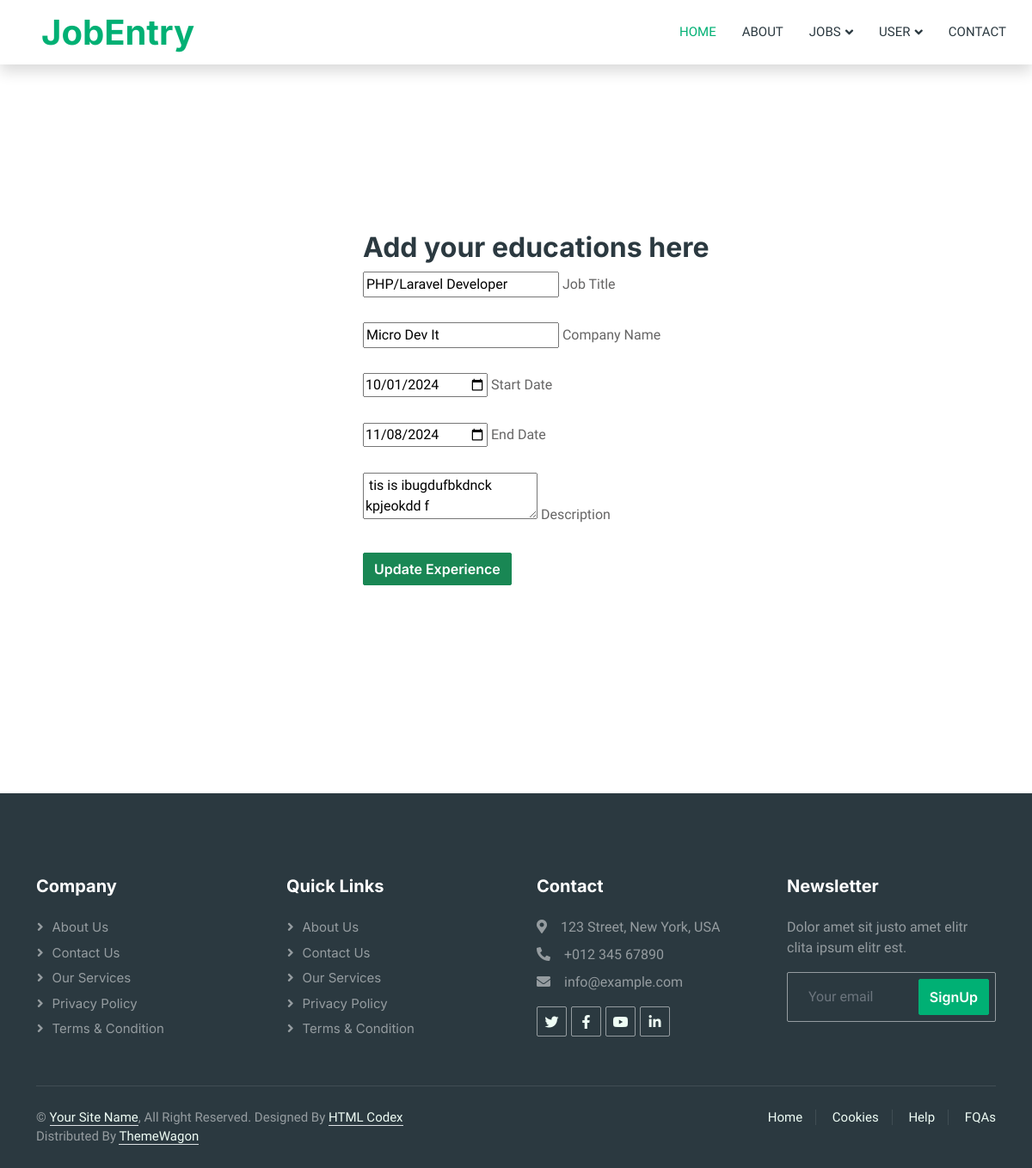
/edit_experience/2 (signed in), run on the app's committed database.
### App/models.py (models this page shows, shortened)
class ExperienceModel(models.Model):
    user = models.ForeignKey(CustomUser, on_delete=models.CASCADE, null=True)
    job_title = models.CharField(max_length=50, null=True)
    company_name = models.CharField(max_length=50, null=True)
    start_date = models.DateField(null=True)
    end_date = models.DateField(null=True)
    description = models.TextField(null=True)

### myProject/views.py (the view, shortened to what this page needs)
# urls.py: path('edit_experience/<int:id>', editExperience, name='edit_experience'),
@login_required
def editExperience(request, id):
    if request.user.user_type == "seeker":
        current_user = request.user
        try:
            data = get_object_or_404(ExperienceModel, id=id)
        except IntegrityError:
            messages.error(request, "Experience is already exists")
            return render(request, "common/edit_experience.html")
    context = {
        'experience':data
    }
    return render(request, "common/edit_experience.html", context)

### templates/common/edit_experience.html (shortened to what this page needs)
{% extends "common/master.html" %}
{% block body %}
{% include 'layouts/navbar.html' %}
<section class="vh-100">
    <div class="container py-5 h-100">
      <div class="row d-flex align-items-center justify-content-center h-100">
        <div class="col-md-7 col-lg-5 col-xl-5 offset-xl-1">
          <h2>Add your educations here</h2>
          <form action="" method="POST">
            <div data-mdb-input-init class="form-outline mb-4">
              <input type="text" value="{{ experience.job_title }}" name="job_title" />
              <label class="form-label" for="form1Example13">Job Title</label>
            </div>
            <div data-mdb-input-init class="form-outline mb-4">
              <input type="text" name="company_name" value="{{ experience.company_name }}" />
              <label class="form-label" for="form1Example13">Company Name</label>
            </div>
            <div data-mdb-input-init class="form-outline mb-4">
              <input type="date" value="{{ experience.start_date|date:'Y-m-d' }}" name="start_date" />
              <label class="form-label" for="form1Example13">Start Date</label>
            </div>
            <div data-mdb-input-init class="form-outline mb-4">
              <input type="date" name="end_date" value="{{ experience.end_date|date:'Y-m-d' }}" />
              <label class="form-label" for="form1Example13">End Date</label>
            </div>
            <div data-mdb-input-init class="form-outline mb-4">
              <textarea type="text" name="description">{{experience.description}}</textarea>
              <label class="form-label" for="form1Example13">Description</label>
            </div>
            <button class="btn btn-success" type="submit">Update Experience</button>
          </form>
        </div>
      </div>
    </div>
  </section>
{% include 'layouts/footer.html' %}
{% endblock body %}

### static/css/style.css (style rules this page uses)
:root { --primary: #00B074; --secondary: #2B9BFF; --light: #EFFDF5; --dark: #2B3940; }
.btn { font-family: 'Inter', sans-serif; font-weight: 600; transition: .5s; }

### data on the page
ExperienceModel: job_title "PHP/Laravel Developer", company_name "Micro Dev It", start_date "10/01/2024", end_date "11/08/2024", description "tis is ibugdufbkdnck kpjeokdd f"
